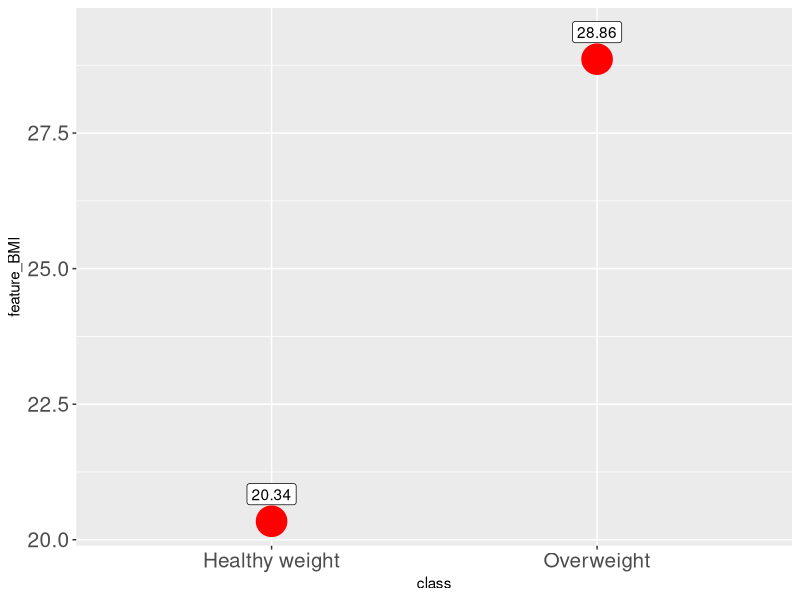
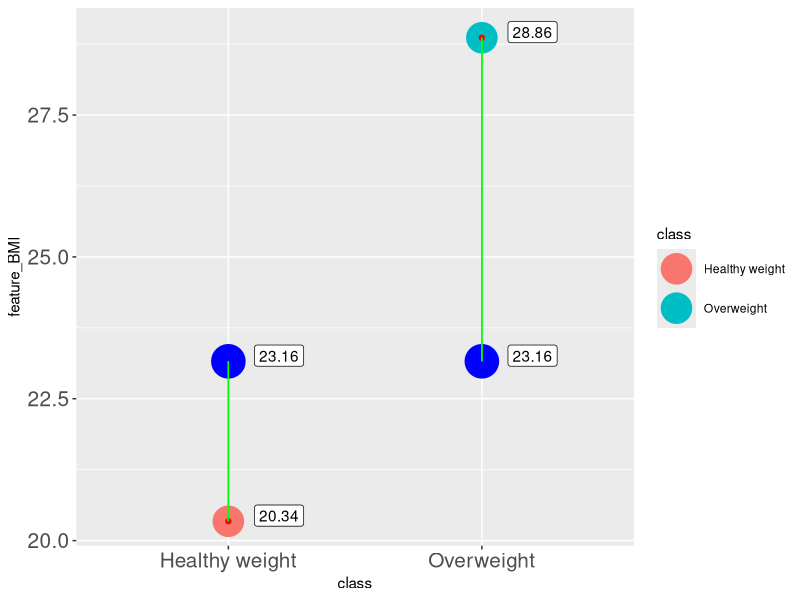
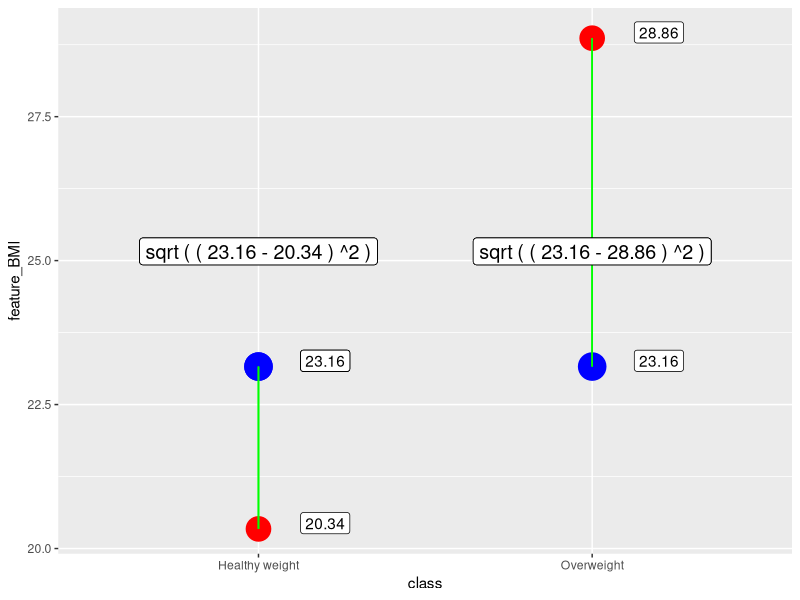
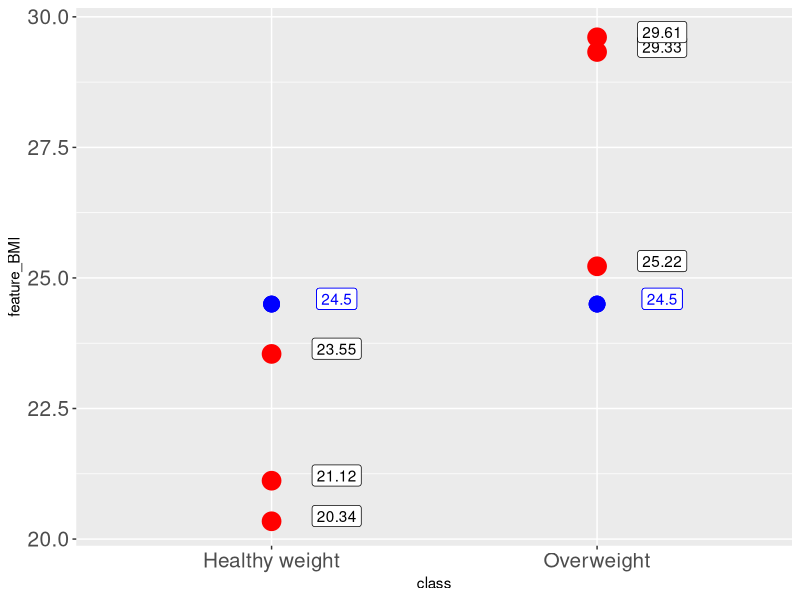
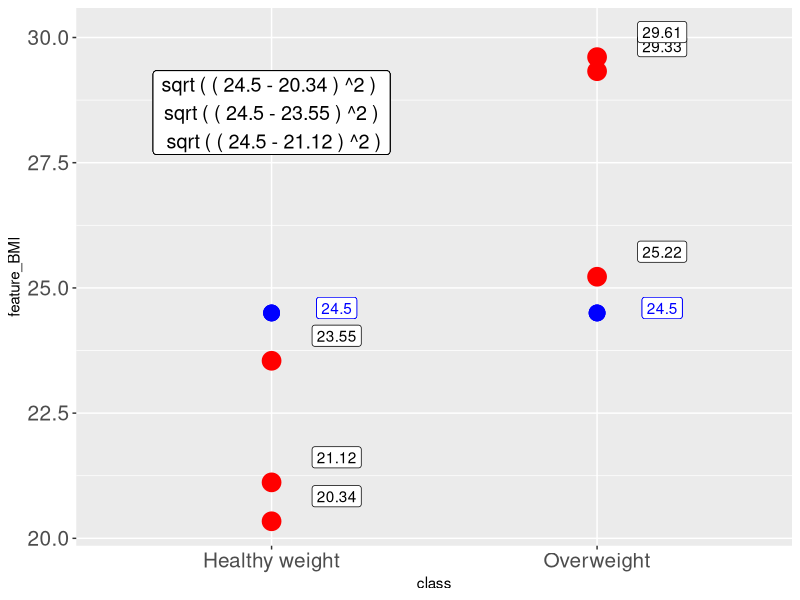
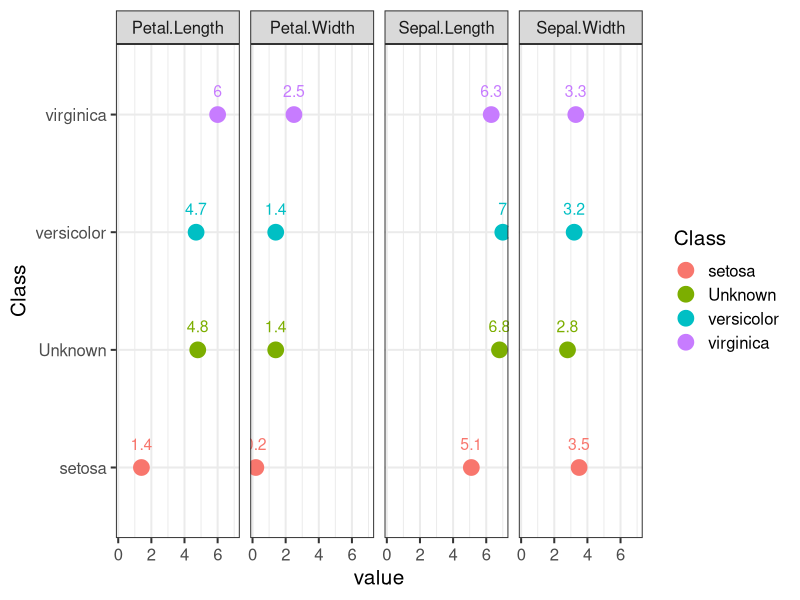

Write R code to recreate these figures, in order. (Note: this script raises an error after producing the figures.)
setwd("C:\\Users\\LENOVO\\Desktop\\SubscribeMyChannel")
library(dplyr)  # data wrangling
library(tidyr)  # data wrangling
library(tibble) # data wrangling
library(ggplot2) # visuals
library(class)  # model building


#######################  PART_1

# data frame with random features
set.seed(123)
sample_1<-data.frame(  feature_BMI=c( runif(1,18.5,24.9),
                                      runif(1, 25.0,29.9)),
                       class=c( "Healthy weight","Overweight" ),
                       row.names=c("inst_1  ","inst_2  ")   )

View(sample_1)

# visualise with ggplot2
ggplot2::ggplot(data=sample_1,aes(y= feature_BMI ,x=class))+
  geom_point(col="red",cex=10)+
  geom_label(aes(label=round(feature_BMI,2)  ),nudge_y = 0.5 )+
  theme(axis.text=element_text(size=15) )


# create record we need to classify

new_point<-runif(1,18.5,29.9) %>% round(2) # generate random point

ggplot2::ggplot(data=sample_1,aes(y= feature_BMI ,x=class))+
  geom_point(aes(col=class),cex=10)+
  geom_label(aes(label=round(feature_BMI,2)  ),nudge_y = 0.1,nudge_x=0.2 )+
  geom_point(col="red")+geom_point(aes(y=new_point),col="blue",cex=11) +
  geom_segment(x="Healthy weight",y=new_point,xend = "Healthy weight", yend = sample_1$feature_BMI[1],
               color="green")+
  geom_segment(x="Overweight",y=new_point,xend = "Overweight", yend = sample_1$feature_BMI[2],
               color="green")+
  geom_label(aes(label=round(new_point,2),x=class,y=new_point  ),nudge_y = 0.1,nudge_x=0.2 )+
  theme(axis.text=element_text(size=15) )


# Euclidian Distance between 2 poins
dist_1<- sqrt( (new_point-sample_1$feature_BMI[1])^2 )
dist_2<- sqrt( (new_point-sample_1$feature_BMI[2])^2 )

# absolute value of difference
abs( new_point-sample_1$feature_BMI[1] )
abs( new_point-sample_1$feature_BMI[2] )


#add new column to sample_1
sample_1<-sample_1 %>% 
       dplyr::mutate(Eu_Dist=sqrt( (new_point-feature_BMI)^2 ))

# add new record with class we dont know
sample_1<-sample_1 %>%
  dplyr::bind_rows( tibble(feature_BMI=new_point,class=NA,Eu_Dist=0) )
row.names(sample_1)[3]<-3

sample_1$class[3]<-sample_1$class[ which.min(sample_1$Eu_Dist[1:2]) ] 
# use which.min to identify index of smallest value


# call for knn function from class package
class::knn( train=sample_1[c(1,2),1], # we define only features of training set
            test=new_point, # define value we need to classify
            cl=sample_1[c(1,2),2], # classes of training set
            k=1 ) # how many neighbours to consider

# lets proceed to ggplot 2
ggplot(data=sample_1,aes(y= feature_BMI ,x=class))+
  geom_point(col="red",cex=8)+
  geom_label(aes(label=round(feature_BMI,2)  ),nudge_y = 0.1,nudge_x=0.2 )+
  geom_point(col="red")+geom_point(aes(y=new_point),col="blue",cex=9) +
  geom_segment(x="Healthy weight",y=new_point,xend = "Healthy weight", yend = sample_1$feature_BMI[1],
               color="green")+
  geom_segment(x="Overweight",y=new_point,xend = "Overweight", yend = sample_1$feature_BMI[2],
               color="green")+
  geom_label(aes(label=round(new_point,2),x=class,y=new_point  ),nudge_y = 0.1,nudge_x=0.2 )+
  geom_label(aes(label=paste( "sqrt","(","(",round(new_point,2),"-",
                              round(feature_BMI[1],2) ,")","^2",")"),
                 x="Healthy weight",y=new_point  ),nudge_y = 2,nudge_x=0,size=5 )+
  geom_label(aes(label=paste( "sqrt","(","(",round(new_point,2),"-",
                              round(feature_BMI[2],2) ,")","^2",")"),
                 x="Overweight",y=new_point  ),nudge_y = 2,nudge_x=0,size=5 )


#######################  PART_2

# 1 feature,  multiple records

set.seed(123)
sample_3<-data.frame(  feature_BMI=c( runif(3,18.5,24.9),
                                      runif(3, 25.0,29.9)),
                       class=c( rep("Healthy weight",3),rep("Overweight",3) ) )
View(sample_3)

new_point<-24.5

# Visualisation
ggplot(data=sample_3,aes(y= feature_BMI ,x=class))+
  geom_point(col="red",cex=6)+
  geom_label(aes(label=round(feature_BMI,2)  ),nudge_y = 0.1,nudge_x=0.2 )+
  geom_point(col="red")+geom_point(aes(y=new_point),col="blue",cex=5) +
  geom_label(aes(label=round(new_point,2),x=class,y=new_point  ),nudge_y = 0.1,nudge_x=0.2,color="blue" )+
  theme(axis.text=element_text(size=15) )

#mutate function 
sample_3<-sample_3 %>% 
        dplyr::mutate(Eu_Dist=sqrt( (new_point-feature_BMI)^2 ))

# plot the equations for single class
ggplot2::ggplot(data=sample_3,aes(y= feature_BMI ,x=class))+
  geom_point(col="red",cex=6)+
  geom_label(aes(label=round(feature_BMI,2)  ),nudge_y = 0.5,nudge_x=0.2 )+
  geom_point(col="red")+geom_point(aes(y=new_point),col="blue",cex=5) +
  geom_label(aes(label=round(new_point,2),x=class,y=new_point  ),nudge_y = 0.1,nudge_x=0.2,color="blue" )+
  geom_label(aes(label=paste("sqrt","(","(",round(new_point,2),"-",round(feature_BMI[1],2) ,")","^2",")","\n",
                             "sqrt","(","(",round(new_point,2),"-",round(feature_BMI[2],2) ,")","^2",")","\n",
                             "sqrt","(","(",round(new_point,2),"-",round(feature_BMI[3],2) ,")","^2",")"),
                 x="Healthy weight",y=new_point  ),nudge_y = 4,nudge_x=0,size=5 )+
  theme(axis.text=element_text(size=15) )


# Assume  k equals 3 , therefore, we need to choose
# 3 nearest neighbours or 3 lowest  values for distance

sample_3 <-sample_3 %>% dplyr::arrange(Eu_Dist) %>% dplyr::slice(1:3)

table(sample_3$class) # use table() to count unique classes
prop.table( table(sample_3$class) ) # prop.table is used 
# to check share of class
# this is our voting result, we should
# select the most probable [popular] class

# here is the solution for knn function
class::knn( train=sample_3[,1],
            test=new_point,
            cl=sample_3[,2],
            k=3, 
            prob=TRUE )


############ PART 3


sample_4<-iris
View(sample_4)

# check how exactly features are dissimilar in 
# terms  of central tendency and spread
summary(sample_4[,-5])

# use glimpse to inspect data frame
tibble::glimpse(sample_4)


# sample single row we would like to predict
set.seed(321)
loc<-sample(1:nrow(sample_4),1 ) # randomly generate index
test_row_1<-sample_4[ loc[1]   , -5  ] # here we store 1 record we need to classify
test_row_cl<-sample_4[ loc[1]   , 5  ] # here we store actual classes for test record

# what classes are available 
sample_4$Species %>% unique()
# we have 3 unique classes

# we would require to group data and take 1 sample from each group
train_row_3<-sample_4[-loc,] %>% dplyr::group_by(Species) %>%
  slice(1)
# We extract first record from each group, therefore
# we have 1 instance for each class training set


# convert train_row_3 and test_row_1 to long format
gg_train<-train_row_3 %>% tidyr::pivot_longer(Sepal.Length:Petal.Width ,
                                              names_to="Feature") %>%
  rename("Class"="Species")  

gg_test<-test_row_1 %>% tidyr::pivot_longer(Sepal.Length:Petal.Width ,
                                            names_to="Feature") %>%
  mutate(Class="Unknown") %>% dplyr::select(Class,Feature,value)

gg_in<-dplyr::bind_rows(gg_train,gg_test)

ggplot2::ggplot(data=gg_in,aes(y=Class,x=value))+ 
  geom_point(aes(col= Class),cex=5)+
  geom_text(aes(label=round(value,2),color=Class ),cex=4,nudge_y = 0.2 ) + 
  facet_grid(~Feature,  space="free") +
  theme_bw(base_size = 15)


cat( "sqrt(  (4.8-6)^2+(1.4-2.5)^2+(6.8-6.3)^2+(2.8-3.3)^2    )"    )

#  substract train set form test set 
train_row_3[,-5]-test_row_1 # different number of rows , we need to triple
                            # first  record in test set
train_row_3[,-5]-test_row_1[ c(1,1,1),]   # vector is used to repeat
                                          # single row 3 times

# Whole Equation
Euc_Dist=rowSums( (train_row_3[,-5]-test_row_1[ c(1,1,1), ])^2 ) %>% sqrt()

train_row_3 %>% ungroup() %>% mutate(Euc_Dist=Euc_Dist) %>%
  arrange(Euc_Dist) %>% slice(1)
test_row_cl

class::knn( train=train_row_3[,-5],
            test=test_row_1,
            cl=dplyr::pull(train_row_3[,5]), # here I use pull() 
                                      # because cl accepts vector as input
            k=1)                             

test_row_cl # actual class of test row


############ PART 4
#   iris dataset , with  80,20 split,

set.seed(253)
loc<-sample(1:nrow(iris),nrow(iris)*0.2 ) # test records indices
test_set<-iris[ loc   , -5 ] # generate test set
test_set_cl<-iris[ loc   , 5 ] # store actual classes of test set
train_set<-iris[ -loc   , ] # use  minus
#to select rows which are not part of test set

# How would knn fucntion perform
m1_knn<-knn( train=train_set[,-5],
             test=test_set,
             cl=train_set[,5], k=3)

# now we calculate accuracy, how many values in 
# m1_knn  equal to values in test set classes
sum(m1_knn==test_set_cl)/ length(test_set_cl)


############### 
n_test<-nrow(test_set) # number of rows in test set
n_train<-nrow(train_set) # number of rows in training  set
out<-rep("",n_test) # out vector would store  result of classification 
                    # of test values

i<-1
for ( i in 1:n_test) { # we go through each record of test set
    # estimate Eu_Distance between single row of test set and all rows of train set
  Eu_Dist=rowSums( (train_set[,-5] - test_set[i,][c(rep(1,n_train)), ] ) ^2 ) %>% sqrt()
  train_buf<-train_set %>% mutate(Eu_Dist=Eu_Dist) %>% arrange(Eu_Dist) %>%
    slice(1:3) # select 3 values
  class_buf<-names( which.max(table(train_buf$Species))) # check most frequent class
  out[i]<-class_buf # store result of classification
} 

sum(out==test_set_cl)/ n_test


## code is available at github
## check how accuracy changes as k changes

for (i in (1:10) )  {
  m1_knn<-knn( train=train_set[,-5],
               test=test_set,
               cl=train_set[,5], k=i,
               prob=TRUE)
  acc<-sum(m1_knn==test_set_cl)/ length(test_set_cl)
  print( paste( i,": Accuracy of ",  acc ) )
}




